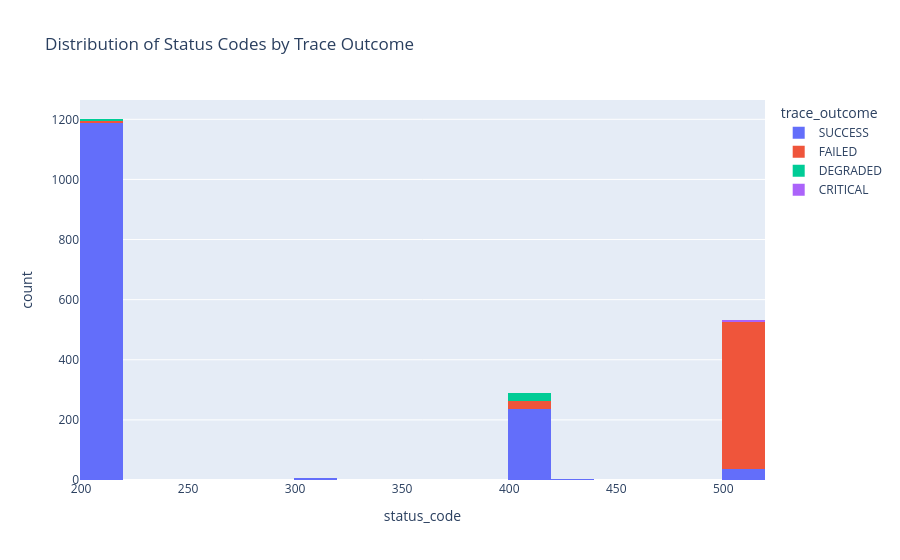

Write notebook code for a chart like this one.
### Code cell
import plotly.express as px

plt = px.histogram(trace_summary_df, x='status_code', color='trace_outcome', title='Distribution of Status Codes by Trace Outcome')
plt.show()

### Figure 1 — Plotly figure (JSON) as saved in the notebook; plotly's stock layout.template omitted (floating-point values rounded to 4 significant figures; data arrays with more than 128 entries replaced by an {"elided": "..."} marker saying what was removed)
{"data": [{"bingroup": "x", "hovertemplate": "trace_outcome=SUCCESS<br>status_code=%{x}<br>count=%{y}<extra></extra>", "legendgroup": "SUCCESS", "marker": {"color": "#636efa", "pattern": {"shape": ""}}, "name": "SUCCESS", "orientation": "v", "showlegend": true, "type": "histogram", "x": {"elided": "1470 int values"}, "xaxis": "x", "yaxis": "y"}, {"bingroup": "x", "hovertemplate": "trace_outcome=FAILED<br>status_code=%{x}<br>count=%{y}<extra></extra>", "legendgroup": "FAILED", "marker": {"color": "#EF553B", "pattern": {"shape": ""}}, "name": "FAILED", "orientation": "v", "showlegend": true, "type": "histogram", "x": {"elided": "525 int values"}, "xaxis": "x", "yaxis": "y"}, {"bingroup": "x", "hovertemplate": "trace_outcome=DEGRADED<br>status_code=%{x}<br>count=%{y}<extra></extra>", "legendgroup": "DEGRADED", "marker": {"color": "#00cc96", "pattern": {"shape": ""}}, "name": "DEGRADED", "orientation": "v", "showlegend": true, "type": "histogram", "x": [200, 200, 200, 200, 200, 200, 200, 404, 404, 404, 404, 404, 404, 404, 404, 404, 404, 404, 404, 404, 404, 404, 404, 404, 404, 404, 404, 404, 404, 404, 404, 404, 404], "xaxis": "x", "yaxis": "y"}, {"bingroup": "x", "hovertemplate": "trace_outcome=CRITICAL<br>status_code=%{x}<br>count=%{y}<extra></extra>", "legendgroup": "CRITICAL", "marker": {"color": "#ab63fa", "pattern": {"shape": ""}}, "name": "CRITICAL", "orientation": "v", "showlegend": true, "type": "histogram", "x": [504, 504, 504, 504, 504, 504], "xaxis": "x", "yaxis": "y"}], "layout": {"barmode": "relative", "legend": {"title": {"text": "trace_outcome"}, "tracegroupgap": 0}, "title": {"text": "Distribution of Status Codes by Trace Outcome"}, "xaxis": {"anchor": "y", "domain": [0, 1], "title": {"text": "status_code"}}, "yaxis": {"anchor": "x", "domain": [0, 1], "title": {"text": "count"}}}}
